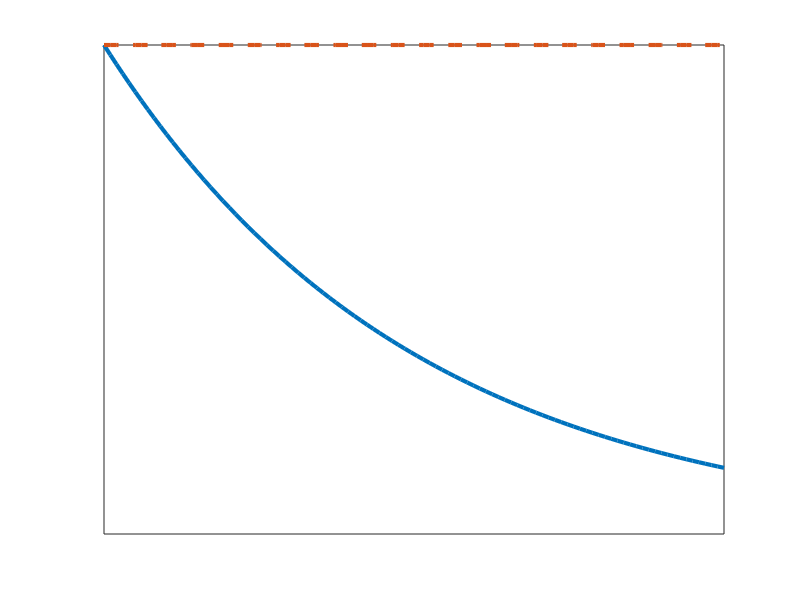

This figure's MATLAB source:
% Create time axis
t = linspace(0, 10, 100);

% Experimental trend: decreasing effective porosity / transport
experimental = exp(-0.2 * t);

% Model assumption: constant porosity
model = ones(size(t));

figure('Position', [100, 100, 700, 400]);
plot(t, experimental, 'LineWidth', 3);
hold on;
plot(t, model, '--', 'LineWidth', 3);

grid on;
set(gca, 'XTick', [], 'YTick', []);

hold off;
